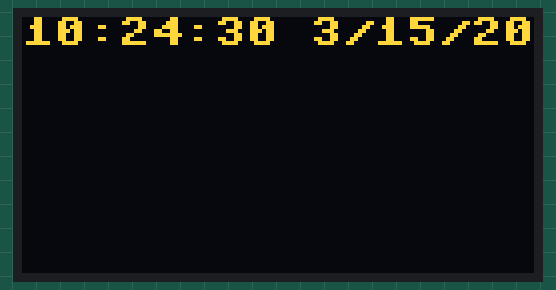
Recording of a program running on a simulated Raspberry Pi Pico running MicroPython. Parts: 128×64 one-colour display. The OLED is the two-colour kind (top 16 rows yellow); the clock reads 2024-03-15 10:24:30 at power-on unless the program sets it; library files of the repository ran but are not shown: ssd1306.py; what the program prints to the serial console is not drawn. At 0.1 s the program stops and its outputs stay as they are.

Above: at 0.1 s.

The program:

main.py
```python
from machine import Pin, I2C
import ssd1306
import time

# Setup I2C
i2c = I2C(0, scl=Pin(5), sda=Pin(4), freq=400000)

# Create object
oled = ssd1306.SSD1306_I2C(128, 64, i2c)

# Clear screen
oled.fill(0)

t = time.localtime()  # tuple: (year, month, day, hour, min, sec, weekday, yearday)

year = t[0]
month = t[1]
day = t[2]

hour = t[3]
minute = t[4]
second = t[5]

display_txt = f"{hour}:{minute}:{second} {month}/{day}/{year}"

# Draw to screen
oled.text(display_txt, 0, 0)

oled.show()
print("done!")
```
